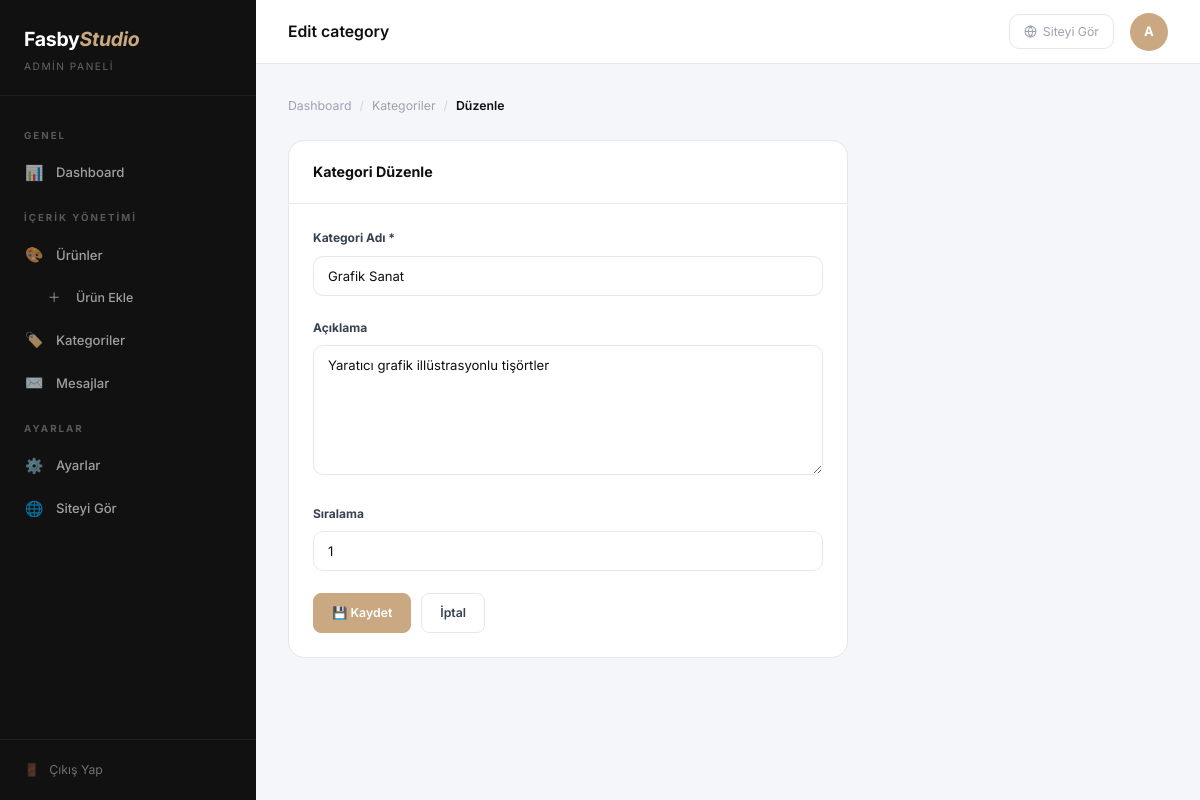
Screenshot of /admin/edit-category.php?id=1 (signed in) with the database file from the repository.
### tables this page shows
CREATE TABLE IF NOT EXISTS `categories` (
    `id`          INT(11)      NOT NULL AUTO_INCREMENT,
    `name`        VARCHAR(100) NOT NULL,
    `slug`        VARCHAR(100) NOT NULL,
    `description` TEXT         DEFAULT NULL,
    `sort_order`  INT(11)      NOT NULL DEFAULT 0,
    `created_at`  TIMESTAMP    NOT NULL DEFAULT CURRENT_TIMESTAMP,
    PRIMARY KEY (`id`),
    UNIQUE KEY `uq_slug` (`slug`)
);

### includes/functions.php (called while the page is built, shortened)
<?php
function e(string $str): string {
    return htmlspecialchars($str, ENT_QUOTES | ENT_HTML5, 'UTF-8');
}

### admin/edit-category.php (the view, shortened to what this page needs)
<?php
require_once dirname(__DIR__) . '/includes/db.php';
require_once dirname(__DIR__) . '/includes/functions.php';
$id = (int)($_GET['id'] ?? 0);
$stmt = $pdo->prepare("SELECT * FROM categories WHERE id = ?");
$stmt->execute([$id]);
$cat = $stmt->fetch();
$errors = [];
$data   = $cat;
?>
<!DOCTYPE html>
<html lang="tr">
<head>
    <link rel="stylesheet" href="/admin/assets/css/admin.css">
</head>
<body>
<div class="admin-wrap">
    <?php include __DIR__ . '/partials/sidebar.php'; ?>
    <main class="admin-main">
        <?php include __DIR__ . '/partials/topbar.php'; ?>
        <div class="page-content">
            <div class="breadcrumb">
                <a href="/admin/index.php">Dashboard</a>
                <span class="sep">/</span>
                <a href="/admin/categories.php">Kategoriler</a>
                <span class="sep">/</span>
                <span class="current">Düzenle</span>
            </div>
            <div class="card" style="max-width:560px;">
                <div class="card-header"><h3 class="card-title">Kategori Düzenle</h3></div>
                <div class="card-body">
                    <form method="POST" data-validate>
                        <div class="form-admin-group">
                            <label for="name">Kategori Adı *</label>
                            <input type="text" id="name" name="name"
                                   class="form-admin-control <?= isset($errors['name']) ? 'error' : '' ?>"
                                   value="<?= e($data['name']) ?>" required>
                        </div>
                        <div class="form-admin-group">
                            <label for="description">Açıklama</label>
                            <textarea id="description" name="description"
                                      class="form-admin-control" rows="3"><?= e($data['description'] ?? '') ?></textarea>
                        </div>
                        <div class="form-admin-group">
                            <label for="sort_order">Sıralama</label>
                            <input type="number" id="sort_order" name="sort_order"
                                   class="form-admin-control" value="<?= (int)$data['sort_order'] ?>" min="0">
                        </div>
                        <div style="display:flex;gap:10px;">
                            <button type="submit" class="btn-admin btn-admin-accent">💾 Kaydet</button>
                            <a href="/admin/categories.php" class="btn-admin btn-admin-outline">İptal</a>
                        </div>
                    </form>
                </div>
            </div>
        </div>
    </main>
</div>
</body>
</html>

### admin/assets/css/admin.css (style rules this page uses)
:root { --primary: #0F0F0F; --primary-h: #1A1A1A; --accent: #C9A882; --accent-d: #A8845F; --accent-l: #F5EDE1; --white: #FFFFFF; --bg: #F4F6F9; --sidebar-bg: #111111; --sidebar-w: 256px; --border: #E5E7EB; --text: #374151; --muted: #9CA3AF; --success: #059669; --warning: #D97706; --danger: #DC2626; --info: #2563EB; --radius: 10px; --radius-lg: 16px; --shadow: 0 1px 3px rgba(0,0,0,0.08), 0 1px 2px rgba(0,0,0,0.04); --shadow-md: 0 4px 16px rgba(0,0,0,0.10); --transition: all 0.22s ease; --topbar-h: 64px; --font: 'Inter', -apple-system, BlinkMacSystemFont, sans-serif; }
*, *::before, *::after { margin: 0; padding: 0; box-sizing: border-box; }
html { font-size: 15px; }
body { font-family: var(--font); color: var(--text); background: var(--bg); line-height: 1.6; -webkit-font-smoothing: antialiased; }
a { text-decoration: none; color: inherit; transition: var(--transition); }
button { font-family: var(--font); cursor: pointer; border: none; background: none; }
input, textarea, select { font-family: var(--font); }
.admin-wrap { display: flex; min-height: 100vh; }
.admin-main { margin-left: var(--sidebar-w); flex: 1; display: flex; flex-direction: column; min-height: 100vh; }
.page-content { padding: 32px; flex: 1; }
.card { background: var(--white); border-radius: var(--radius-lg); border: 1px solid var(--border); overflow: hidden; }
.card-header { padding: 20px 24px; border-bottom: 1px solid var(--border); display: flex; align-items: center; justify-content: space-between; gap: 16px; }
.card-title { font-size: 0.95rem; font-weight: 700; color: var(--primary); }
.card-body { padding: 24px; }
.btn-admin { display: inline-flex; align-items: center; gap: 7px; padding: 9px 18px; border-radius: 8px; font-size: 0.82rem; font-weight: 600; cursor: pointer; border: 1.5px solid transparent; transition: var(--transition); white-space: nowrap; }
.btn-admin-accent { background: var(--accent); color: var(--white); border-color: var(--accent); }
.btn-admin-outline { background: transparent; color: var(--text); border-color: var(--border); }
.form-admin-group { margin-bottom: 22px; }
.form-admin-group label { display: block; font-size: 0.8rem; font-weight: 700; color: var(--text); margin-bottom: 8px; }
.form-admin-control { width: 100%; padding: 11px 14px; border: 1.5px solid var(--border); border-radius: var(--radius); font-size: 0.875rem; color: var(--primary); background: var(--white); transition: var(--transition); outline: none; appearance: none; }
textarea.form-admin-control { resize: vertical; min-height: 130px; }
.breadcrumb { display: flex; align-items: center; gap: 8px; font-size: 0.82rem; color: var(--muted); margin-bottom: 24px; }
.breadcrumb a { color: var(--muted); }
.breadcrumb .sep { opacity: 0.4; }
.breadcrumb .current { color: var(--primary); font-weight: 600; }

### rows the page displays
categories: name "Grafik Sanat", description "Yaratıcı grafik illüstrasyonlu tişörtler", sort_order "1"

### other values shown
$initial "A"
